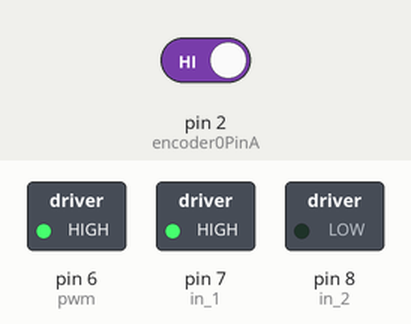
Simulated run of this sketch. Board: Arduino Uno, built with avr-gcc and run on an emulated ATmega328P. On the bench: switched loads named in the sketch (green lamp = pin HIGH). The test bench sets the inputs (shaded band); at power-on: pin 2 (encoder0PinA) HIGH. What the sketch prints to the serial monitor is not drawn.

Above: at 0.1 s.
Timing chart, 0 to 1.6 s (numbered marks = the images above):
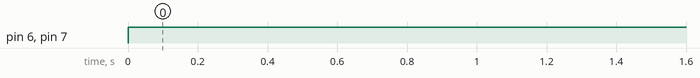

The sketch:

1motor.ino
```cpp
// Parameters

//const int motor_power = 200;      // 0-255
//const int motor_offset = 5;       // Diff. when driving straight
const int wheel_d = 60;           // Wheel diameter (mm)
const float wheel_c = PI * wheel_d; // Wheel circumference (mm)
const int counts_per_rev = 1920;   // (8 pairs N-S) * (120:1 gearbox) * (2 falling/rising edges)
const float count_to_dist = (wheel_c / counts_per_rev) ; // (1 tick = mm)

/*full rotation is 16 units*/
const int pwm = 6 ;  //initializing pin 2 as pwm
const int in_1 = 7 ;
const int in_2 = 8 ;
int val;
int dist;
int encoder0PinA = 2;
int encoder0PinB = 4;
int encoder0Pos = 0;
int encoder0PinALast = LOW;
int n = LOW;


void setup() {
  pinMode (encoder0PinA, INPUT);
  pinMode (encoder0PinB, INPUT);
  pinMode(pwm,OUTPUT) ;   //we have to set PWM pin as output
  pinMode(in_1,OUTPUT) ;  //Logic pins are also set as output
  pinMode(in_2,OUTPUT) ;
  Serial.begin (9600);
  attachInterrupt(digitalPinToInterrupt(encoder0PinA), count, CHANGE);
  //delay(1000);
//  drive();
}

void loop() {
//  n = digitalRead(encoder0PinA);
//  if ((encoder0PinALast == LOW) && (n == HIGH)) {
//    if (digitalRead(encoder0PinB) == LOW) {
//      encoder0Pos--;
//    } else {
//      encoder0Pos++;
//    }
//    Serial.println (encoder0Pos);
//    Serial.print ("/");
//  }
//  encoder0PinALast = n;


//void drive(){
  //For Clock wise motion , in_1 = High , in_2 = Low
//
  //Serial.println("drive");
  digitalWrite(in_1,HIGH) ;
  digitalWrite(in_2,LOW) ;
  analogWrite(pwm,255) ;
  //Serial.println("hyuyu");

  /*setting pwm of the motor to 255
  we can change the speed of rotaion
  by chaning pwm input but we are only
  using arduino so we are using higest
  value to driver the motor  */

  if (((millis()/2000)%2)==0){
    Serial.print(encoder0Pos);
  Serial.print("  Distance: ");
  Serial.println(dist);
  }


//  //Clockwise for 3 secs
//  delay(3000) ;
//
////  //For brake
//  digitalWrite(in_1,HIGH) ;
//  digitalWrite(in_2,HIGH) ;
//  delay(1000) ;
//  Serial.println("faesdgqea");
//  //For Anti Clock-wise motion - IN_1 = LOW , IN_2 = HIGH
//  digitalWrite(in_1,LOW) ;
//  digitalWrite(in_2,HIGH) ;
//  delay(3000) ;
//
//  //For brake
//  digitalWrite(in_1,HIGH) ;
//  digitalWrite(in_2,HIGH) ;
//  delay(1000) ;
}

void count() {
  encoder0Pos++;
  dist = (encoder0Pos * count_to_dist ); //distance in mm
//  Serial.print(encoder0Pos);
//    Serial.print("  numb  ");
//    Serial.print(num);
//
//  Serial.print("  coiunt  ");
//    Serial.print(count_to_dist);

//  Serial.print("  Distance: ");
//  Serial.println(dist);
}
```

Measured:
- by itself, pin 6 (pwm), pin 7 (in_1): LOW → HIGH at 0.00 s
